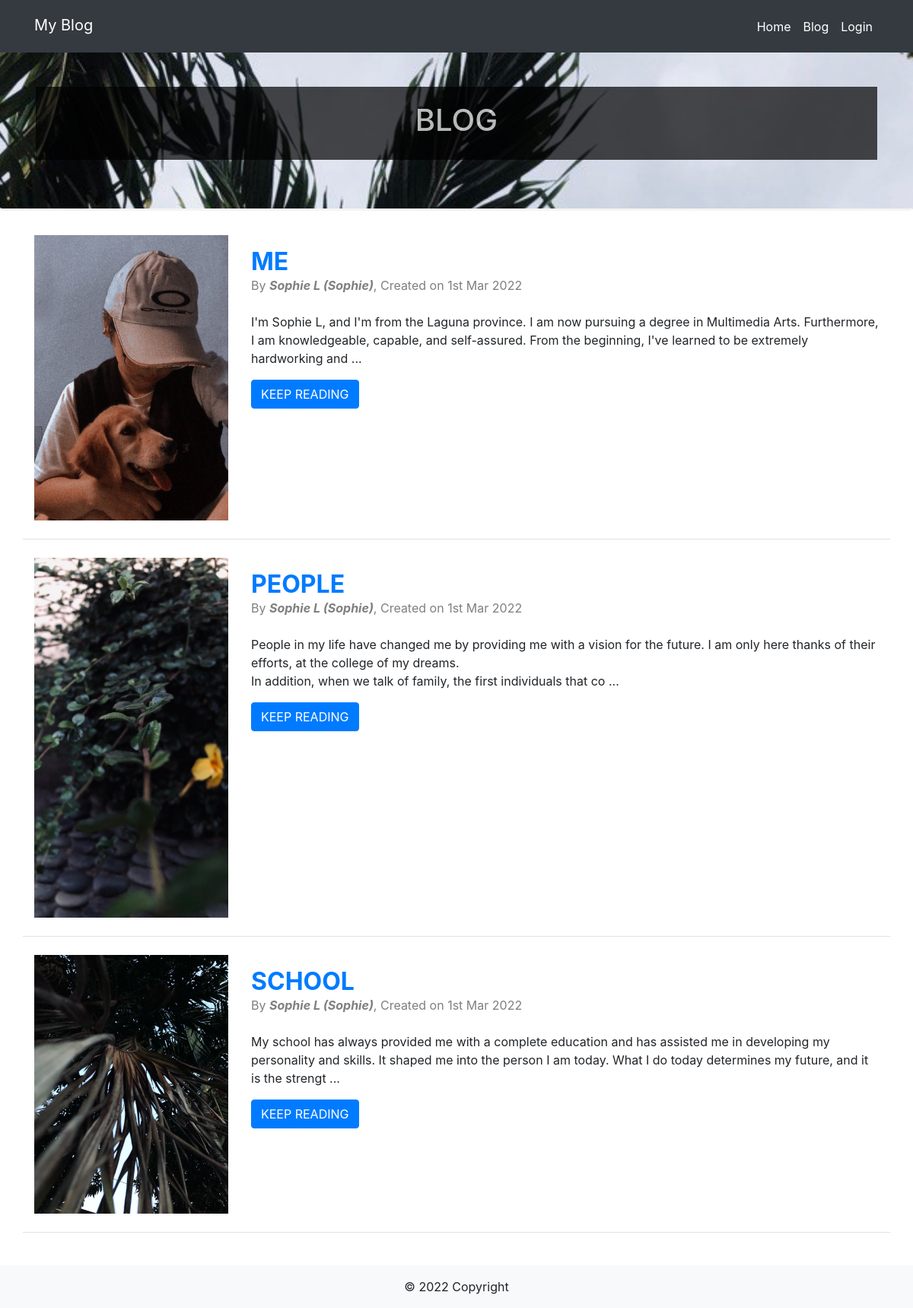
Screenshot of /blog.php with the database file from the repository.
### tables this page shows
CREATE TABLE `blogs` (
  `title` varchar(255) NOT NULL,
  `id` int(11) NOT NULL,
  `fullname` varchar(255) NOT NULL,
  `nickname` varchar(255) NOT NULL,
  `post` text NOT NULL,
  `image` varchar(255) DEFAULT NULL
);

### auth_functions.php (called while the page is built, shortened)
<?php
function is_logged_in() {
    return isset($_SESSION['user_id']);
}

### query_functions.php (called while the page is built, shortened)
<?php
function display(){
    global $db;
    $sql = "SELECT * from blogs ";
    $result = mysqli_query($db, $sql);
    return $result;
}

### functions.php (called while the page is built, shortened)
<?php
function h($string="") {
    return htmlspecialchars($string);
}

### blog.php (the view, shortened to what this page needs)
<?php include 'shared/header.php'?>
<?php $get_data = display(); ?>
<div class="jumbotron">
    <div class="container">
        <div class="" style="background-color: #000000; padding: 20px; opacity: .7; margin-top: 50px">
            <h1>BLOG</h1>
        </div>
    </div>
</div>
<div class="container">
   <?php if (mysqli_num_rows($get_data) > 0 ) { ?>
       <?php while ($data = mysqli_fetch_assoc($get_data)) { ?>
           <div class="mb-4 pb-4 row border-bottom d-flex">
               <div class="col-md-3">
                   <img src="assets/images/<?php echo h($data['image']); ?>" class="w-100" style="">
               </div>
               <div class="col-md-9 pt-3">
                   <div class="mb-4">
                       <h2 class="font-bold font-weight-bold text-uppercase mb-0 text-primary"><?php echo $data['title'] ?></h2>
                       <span class="text-black-50">By <span class="font-bold font-italic"><span class="font-weight-bold"><?php echo $data['fullname'] ?> (<?php echo $data['nickname'] ?>)</span></span>, Created on <?php echo date('jS M Y') ?> </span>
                   </div>
                   <p class=""><?php echo substr_replace($data['post'], " ...", 220); ?></p>
                   <a href="view.php?id=<?php echo $data['id'] ?>" class="text-uppercase btn btn-primary">keep reading</a>
               </div>
           </div>
       <?php } ?>
    <?php } ?>
    <div class="" style="height: 75px"></div>
</div>
<?php include 'shared/footer.php'?>

### shared/header.php (shortened to what this page needs)
<!doctype html>
<html lang="en">
<head>
    <link rel="stylesheet" href="assets/bootstrap/css/bootstrap.min.css">
    <link rel="stylesheet" href="assets/css/style.css">
</head>
<body>
<nav class="navbar navbar-expand-sm navbar-dark  fixed-top bg-dark  ">
    <div class="container">
        <div class="navbar-brand">
            <a class="navbar-brand" href="index.php" >My Blog</a>
        </div>
        <div id="navbarCollapse" class="collapse navbar-collapse">
            <ul class="navbar-nav ml-auto">
                <li class="active nav-link "><a href="index.php">Home</a></li>
                <li class="nav-link"><a href="blog.php">Blog</a></li>
                <?php if(!is_logged_in()) { ?>
                    <li class="nav-link"><a href="login.php">Login</a></li>
                <?php }else{ ?>
                    <li class="nav-link"><a href="logout.php">Logout</a></li>
                <?php } ?>
            </ul>
        </div>
    </div>
</nav>

### shared/footer.php (shortened to what this page needs)
<footer class="page-footer font-small fixed-bottom bg-light ">
    <div class="footer-copyright text-center py-3">&copy; <?php echo date('Y')?> Copyright
    </div>
</footer>
</body>
</html>

### assets/css/style.css (style rules this page uses)
.jumbotron { background: #333 url('../images/bg.jpg') no-repeat fixed center center; background-size: cover; color:#fff; text-align: center; border-bottom: 3px #f4f4f4 solid; }
.navbar a { color:#fff; margin-bottom:3px; }

### rows the page displays
blogs: image (picture), title "ME", fullname "Sophie L", nickname "Sophie", post "I'm Sophie L, and I'm from the Laguna province. I am now pursuing a degree in Multimedia Arts. Furthermore, I am knowledgeable, capable, and self-assured. From the beginning, I've learned to be extremely hardworking and ..."
blogs: image (picture), title "PEOPLE", fullname "Sophie L", nickname "Sophie", post "People in my life have changed me by providing me with a vision for the future. I am only here thanks of their efforts, at the college of my dreams. In addition, when we talk of family, the first individuals that co ..."
blogs: image (picture), title "SCHOOL", fullname "Sophie L", nickname "Sophie", post "My school has always provided me with a complete education and has assisted me in developing my personality and skills. It shaped me into the person I am today. What I do today determines my future, and it is the strengt ..."
